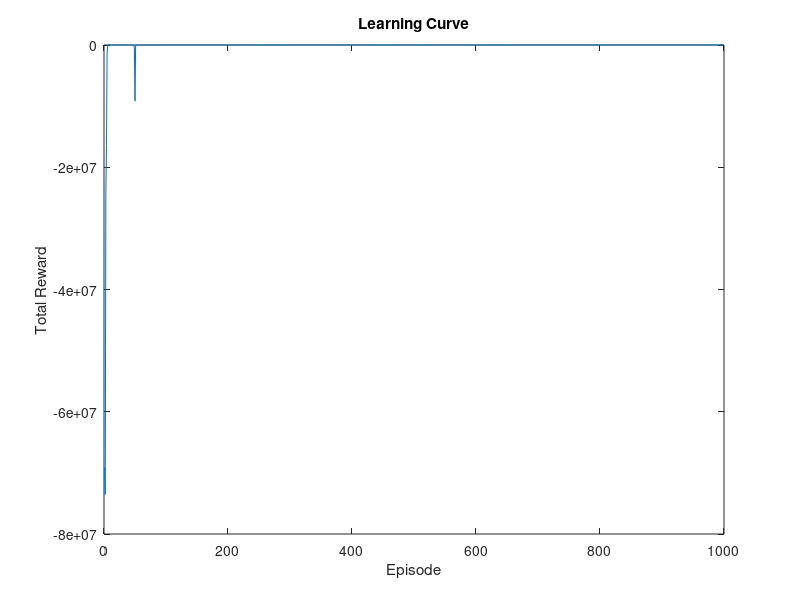
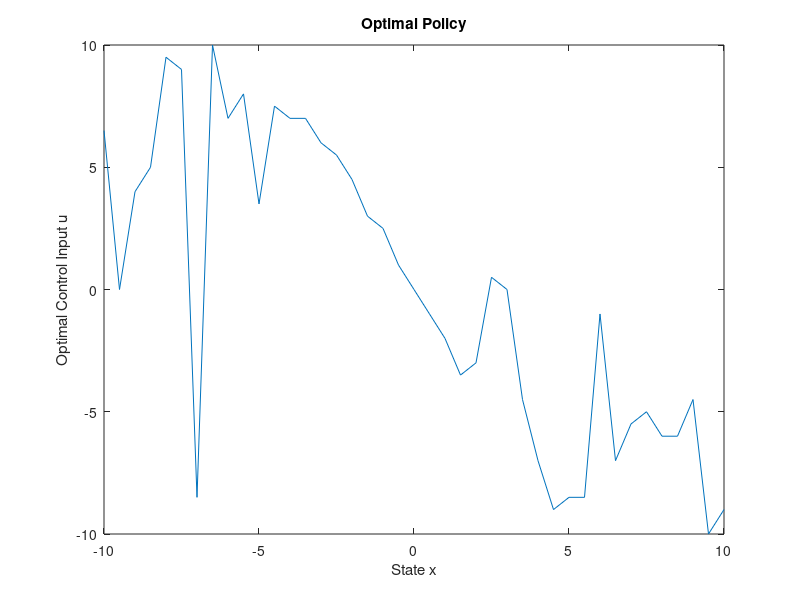
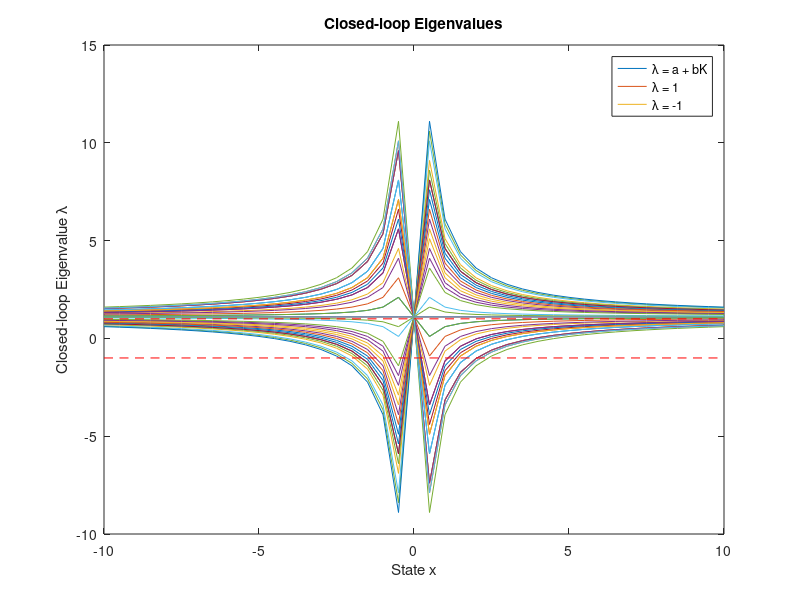
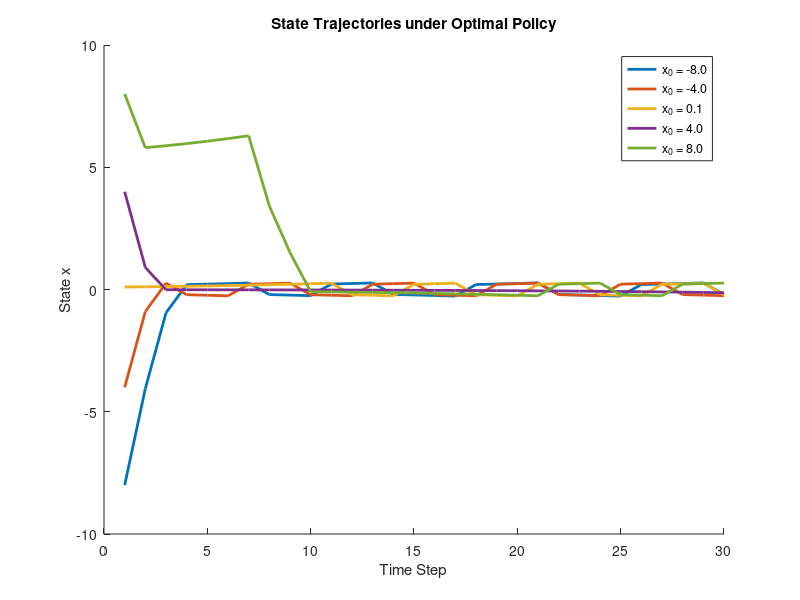

Here is the MATLAB script that generated these plots, in order:
% Clear workspace and command window
clear; clc; close all;

%% System Parameters
a = 1.1;       % System parameter (unstable system since |a| > 1)
b = 0.5;       % Control input coefficient
sigma_w = 0.1; % Standard deviation of process noise

%% Discretization Parameters
x_min = -10; x_max = 10; dx = 0.5;
u_min = -10; u_max = 10; du = 0.5;

x_grid = x_min:dx:x_max;   % Discretized state space
u_grid = u_min:du:u_max;   % Discretized action space

num_states = length(x_grid);
num_actions = length(u_grid);

%% Q-learning Parameters
Q = zeros(num_states, num_actions);  % Initialize Q-table

alpha = 0.1;      % Learning rate
gamma = 0.99;     % Discount factor
epsilon = 0.1;    % Exploration rate

num_episodes = 1000;   % Number of episodes
max_steps = 50;        % Max steps per episode

%% Reward Function
% Reward is defined as negative squared state to minimize state magnitude
reward_func = @(x) -x^2;

%% Storage for plotting
episode_rewards = zeros(num_episodes,1);

%% Q-learning Algorithm
for episode = 1:num_episodes
    % Initialize state x_0 randomly within [-10, 10]
    x = (x_max - x_min) * rand() + x_min;
    
    total_reward = 0;
    
    for step = 1:max_steps
        % Discretize current state
        [~, s_idx] = min(abs(x_grid - x));
        
        % Epsilon-greedy action selection
        if rand() < epsilon
            % Explore: select a random action
            a_idx = randi(num_actions);
        else
            % Exploit: select action with highest Q-value
            [~, a_idx] = max(Q(s_idx, :));
        end
        
        % Map action index to control input
        u = u_grid(a_idx);
        
        % Apply control input to the system with process noise
        w = sigma_w * randn();  % Process noise
        x_next = a * x + b * u + w;
        
        % Receive reward
        r = reward_func(x);
        total_reward = total_reward + r;
        
        % Discretize next state
        x_next_clipped = min(max(x_next, x_min), x_max);  % Clip to state bounds
        [~, s_next_idx] = min(abs(x_grid - x_next_clipped));
        
        % Q-learning update
        best_next_Q = max(Q(s_next_idx, :));
        Q(s_idx, a_idx) = Q(s_idx, a_idx) + alpha * (r + gamma * best_next_Q - Q(s_idx, a_idx));
        
        % Update state
        x = x_next;
        
        % Check for stability (terminate if state diverges)
        if abs(x) > 1e6
            break;
        end
    end
    
    % Store total reward for this episode
    episode_rewards(episode) = total_reward;
    
    % Optionally decrease epsilon over time (epsilon decay)
    % epsilon = max(epsilon * 0.995, 0.01);
end

%% Policy Extraction
% After learning, extract the optimal policy from Q-table
[~, optimal_action_indices] = max(Q, [], 2);
optimal_policy = u_grid(optimal_action_indices);

%% Plotting Results

% Plot the learning curve (total reward per episode)
figure;
plot(1:num_episodes, episode_rewards);
xlabel('Episode');
ylabel('Total Reward');
title('Learning Curve');

% Plot the optimal policy
figure;
plot(x_grid, optimal_policy);
xlabel('State x');
ylabel('Optimal Control Input u');
title('Optimal Policy');

%% Stability Analysis
% Check if the closed-loop system is stable under the optimal policy
% The closed-loop system is x_{k+1} = (a + b*K)x_k
% We need |a + b*K| < 1 for stability

% Compute the effective gain K for each state
K_effective = optimal_policy ./ x_grid';

% Since x can be zero, handle division by zero
K_effective(isnan(K_effective) | isinf(K_effective)) = 0;

% Compute the closed-loop eigenvalues
closed_loop_eigenvalues = a + b * K_effective;

% Plot the closed-loop eigenvalues
figure;
plot(x_grid, closed_loop_eigenvalues);
hold on;
plot(x_grid, ones(size(x_grid)), '--r');
plot(x_grid, -ones(size(x_grid)), '--r');
xlabel('State x');
ylabel('Closed-loop Eigenvalue \lambda');
title('Closed-loop Eigenvalues');
legend('\lambda = a + bK', '\lambda = 1', '\lambda = -1');

% Display stability regions
stable_indices = abs(closed_loop_eigenvalues) < 1;
fprintf('Percentage of states with stable closed-loop dynamics: %.2f%%\n', ...
    100 * sum(stable_indices) / num_states);

%% Simulate the System with Optimal Policy
% Starting from different initial conditions

initial_conditions = [-8, -4, 0.1, 4, 8];
num_initial_conditions = length(initial_conditions);
simulation_steps = 30;

figure;
hold on;

for idx = 1:num_initial_conditions
    x = initial_conditions(idx);
    x_trajectory = zeros(simulation_steps,1);
    
    for k = 1:simulation_steps
        x_trajectory(k) = x;
        
        % Discretize current state
        [~, s_idx] = min(abs(x_grid - x));
        
        % Get control input from optimal policy
        u = optimal_policy(s_idx);
        
        % Apply control input to the system without noise
        x = a * x + b * u;
    end
    
    plot(1:simulation_steps, x_trajectory, 'LineWidth', 2);
end

xlabel('Time Step');
ylabel('State x');
title('State Trajectories under Optimal Policy');
legend(arrayfun(@(x0) sprintf('x_0 = %.1f', x0), initial_conditions, 'UniformOutput', false));

hold off;
